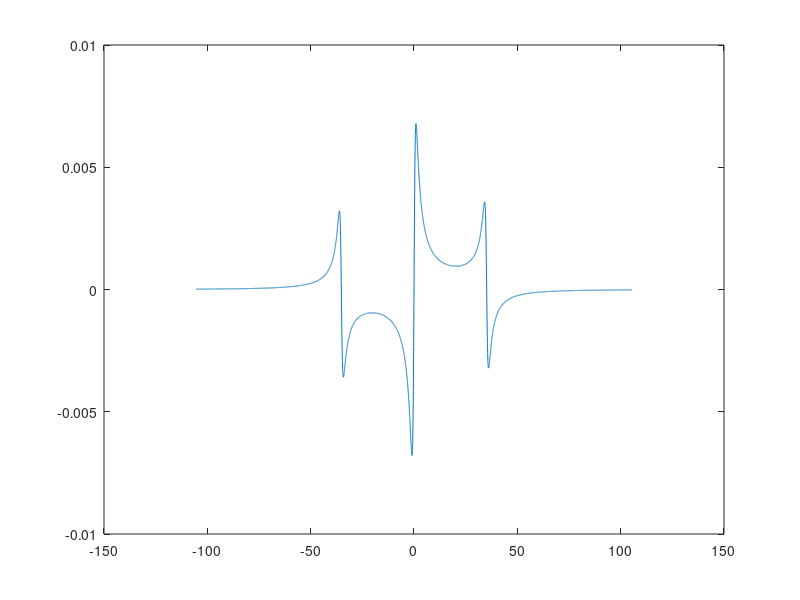

The MATLAB script that drew this image:
%For a spherically symmetric cavity

L=.135;  %cavity length in meters
C=2.998E8; %speed of light m/s
t=0;  %stating time is static for future use
r1=5; %radius of M1 in meters
g1=1-L/r1;
r2=10000000000000000;  %radius of M2 in meters
g2=1-L/r2;
lambda=811.754E-9; %wavelength in meters
omega0=2*pi*C/lambda;  %light angular frequency
nu0=omega0/2/pi; %light frequency
R1=0.9973;   %Mirror 1 reflectivity
R2=0.9973;   %Mirror 2 reflectivity
r=sqrt(R1*R2);
Trt=2*L/C;  %Round-trip time
linewidth=C/2/L*(1-sqrt(R1*R2))/(pi*((R1*R2)^.25)); %cavity linewidth
Finesse=(pi*(R1*R2)^(.25))/(1-sqrt(R1*R2));
FSR=C/(2*L);   %free spectral range
Q=C/linewidth/lambda; %Cavity Q-factor
Lifetime=Q/omega0; %Photon Lifetime

for m=0:1:3
    for n=0:1:3
        Modes(m+1,n+1)=C/2/L*(1+m+n)/pi*acos(sqrt(g1*g2))/1000000;
    end
end


Feom=35.15E6;  %EOM frequency
OMEGA=2*pi*Feom;  %EOM angular frequency
Pc=0.016;  %Carrier power in W
Ps=0.00072;  %Sideband power in W
Pss=0.000005;  %Secondary sideband power in W


omega=omega0-3*OMEGA:1E5:omega0+3*OMEGA;
F=r*(exp(i.*(omega-omega0)./FSR)-1)./(1-r*r*exp(i.*(omega-omega0)./FSR));
F2=F.*conj(F);
FmO=r*(exp(i.*((omega-OMEGA)-omega0)./FSR)-1)./(1-r*r*exp(i.*((omega-OMEGA)-omega0)./FSR));
FmO2=FmO.*conj(FmO);
FpO=r*(exp(i.*((omega+OMEGA)-omega0)./FSR)-1)./(1-r*r*exp(i.*((omega+OMEGA)-omega0)./FSR));
FpO2=FpO.*conj(FpO);
FmmO=r*(exp(i.*((omega-2*OMEGA)-omega0)./FSR)-1)./(1-r*r*exp(i.*((omega-2*OMEGA)-omega0)./FSR));
FmmO2=FmmO.*conj(FmmO);
FppO=r*(exp(i.*((omega+2*OMEGA)-omega0)./FSR)-1)./(1-r*r*exp(i.*((omega+2*OMEGA)-omega0)./FSR));
FppO2=FppO.*conj(FppO);

%Only includes 1st order sidebands (Pinc for 2nd order is not calculated)
Pincident=Pc*F2+Ps*(FpO2+FmO2)+2*sqrt(Pc*Ps)*real(F.*conj(FpO)-...
    conj(F).*FmO)*cos(OMEGA*t)+2*sqrt(Pc*Ps)*imag(F.*conj(FpO)-...
    conj(F).*FmO)*sin(OMEGA*t);
error1=-2*sqrt(Pc*Ps)*imag(F.*conj(FpO)-conj(F).*FmO);

%Error signal with 1st & 2nd order sidebands for higher EOM powers
error2=-2*sqrt(Pc*Ps)*imag(F.*conj(FpO)-conj(F).*FmO)...
    -2*sqrt(Ps*Pss)*imag(FpO.*conj(FppO)-conj(FpO).*FmmO)-2*sqrt(Ps*Pss)*imag(FpO.*conj(FmmO)-conj(FpO).*FppO) -2*sqrt(Ps*Pss)*imag(FmO.*conj(FppO)-conj(FmO).*FmmO)-2*sqrt(Ps*Pss)*imag(FmO.*conj(FmmO)-conj(FmO).*FppO);

angfrequency=-3*OMEGA/(10^6):0.1:3*OMEGA/(10^6);
frequency=angfrequency/2/pi;
plot(frequency,error1)
